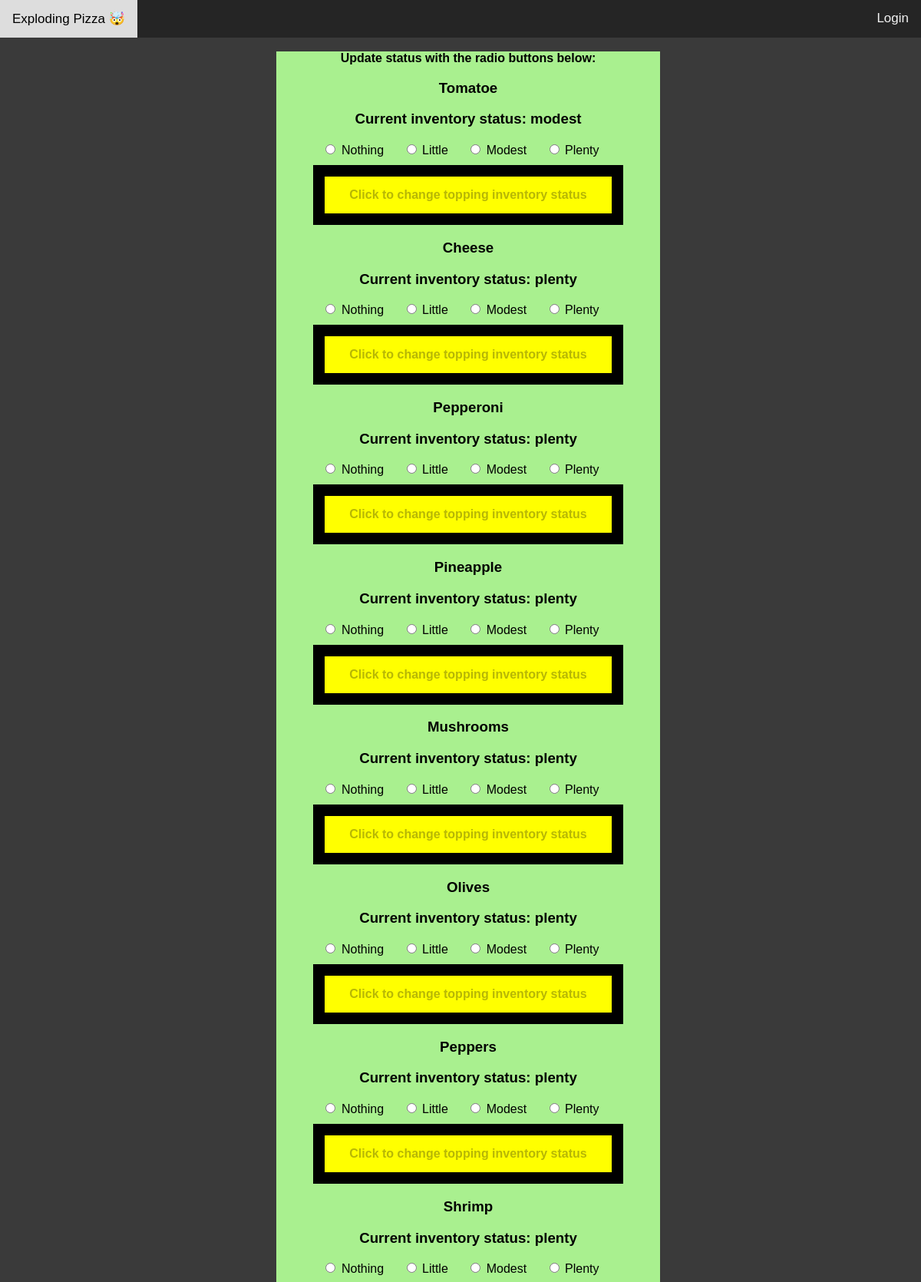
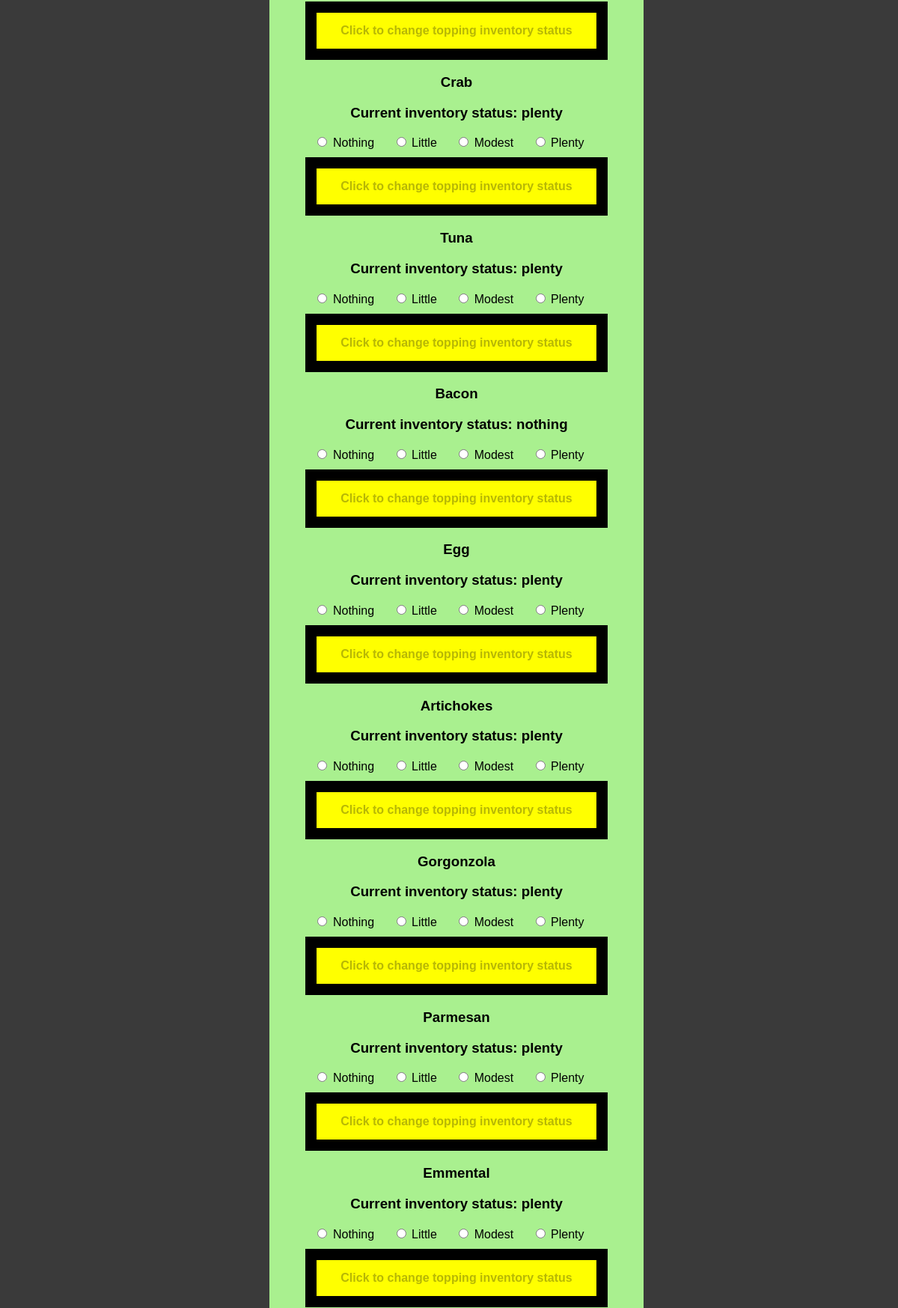
Screenshot of /stockTopping (upper part) with the database file from the repository (2 pictures, top to bottom).
### website/models.py (models this page shows)
class Topping(db.Model):
    __tablename__ = "topping"
    id = db.Column(db.Integer, primary_key=True)
    name = db.Column(db.String, nullable=False)
    inventory = db.Column(db.Enum('nothing', 'little', 'modest', 'plenty'), default='plenty')

### website/stock.py (the view, shortened to what this page needs)
@stock.route("/stockTopping", methods=["GET", "POST"])
def stockTopping():
    toppings = Topping.query.all()
    return render_template("stockTopping.html", toppings=toppings, no_sidebar=True)

### website/templates/stockTopping.html (shortened to what this page needs)
{% extends 'base.html' %}
{% block content %}
<br>
<h4 class='topping-container'>Update status with the radio buttons below:</h4>
{% for topping in toppings %}
<div class='topping-container'>
  <form action="" method="POST" class="" id="pizzaForm-{{ topping.id }}">
    <h3 class="pizzaName"> {{ topping.name }} </h3>
    <h3 class="pizzaName">Current inventory status: {{ topping.inventory }}</h2>
    <div class="size-container">
      <label for="{{ topping.id }}_nothing">
        <input type="radio" name="{{ topping.id }}_size" id="{{ topping.id }}_nothing" value="nothing" onchange="enableButton({{ topping.id }})">
        Nothing
      </label>
      <label for="{{ topping.id }}_little">
        <input type="radio" name="{{ topping.id }}_size" id="{{ topping.id }}_little" value="little" onchange="enableButton({{ topping.id }})">
        Little
      </label>
      <label for="{{ topping.id }}_modest">
        <input type="radio" name="{{ topping.id }}_size" id="{{ topping.id }}_modest" value="modest" onchange="enableButton({{ topping.id }})">
        Modest
      </label>
      <label for="{{ topping.id }}_plenty">
        <input type="radio" name="{{ topping.id }}_size" id="{{ topping.id }}_plenty" value="plenty" onchange="enableButton({{ topping.id }})">
        Plenty
      </label>
    </div>
    <button id="submit-button-{{ topping.id }}" class="myButton" type="submit" name="submit_pizza" value="buy_{{ topping.id }}" disabled>Click to change topping inventory status</button>
  </form>
</div>
{% endfor %}
{% endblock content %}

### website/static/styles.css (style rules this page uses)
body { margin: 0; padding: 0; font-family: 'Arial', sans-serif; background-color: rgb(58, 58, 58); }
.size-container label { display: inline-block; margin-right: 20px; margin-bottom: 10px; }
.topping-container { display: flex; flex-direction: column; align-items: center; margin: auto; max-width: 500px; text-align: center; background-color: #a9f08f; }
.myButton { background-color: yellow; border: 15px solid black !important; padding: 15px 32px; text-align: center; text-decoration: none; font-size: 16px; cursor: pointer; font-weight: bold; }

### rows the page displays
Topping: name "Tomatoe", inventory "modest"
Topping: name "Cheese", inventory "plenty"
Topping: name "Pepperoni", inventory "plenty"
Topping: name "Pineapple", inventory "plenty"
Topping: name "Mushrooms", inventory "plenty"
Topping: name "Olives", inventory "plenty"
Topping: name "Peppers", inventory "plenty"
Topping: name "Shrimp", inventory "plenty"
Topping: name "Crab", inventory "plenty"
Topping: name "Tuna", inventory "plenty"
Topping: name "Bacon", inventory "nothing"
Topping: name "Egg", inventory "plenty"
Topping: name "Artichokes", inventory "plenty"
Topping: name "Gorgonzola", inventory "plenty"
Topping: name "Parmesan", inventory "plenty"
Topping: name "Emmental", inventory "plenty"
